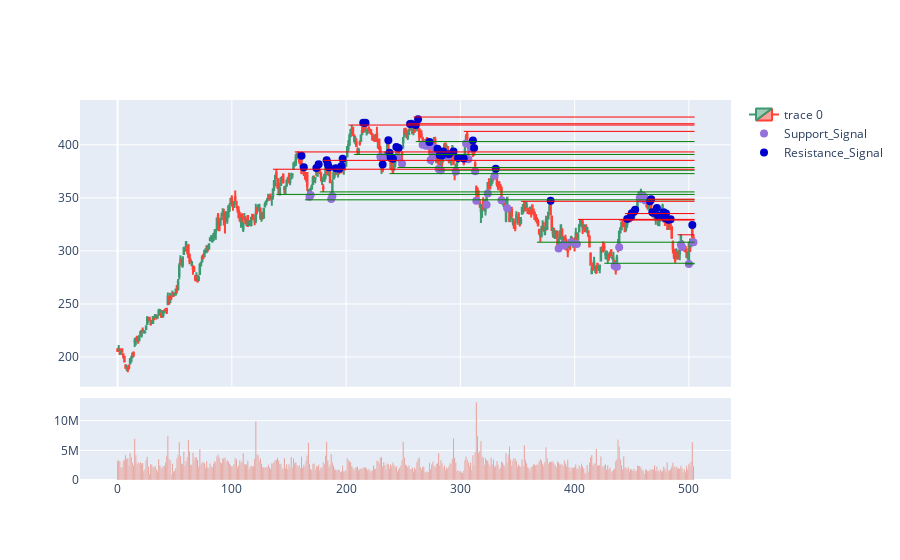

The cell this chart's notebook holds for it:
### Code cell
import plotly.graph_objects as go 
from datetime import datetime
import matplotlib.pyplot as plt
from plotly.subplots import make_subplots

fig = make_subplots( rows = 2, cols = 1, shared_xaxes = True,
                    vertical_spacing= 0.03, row_width = [0.2, 0.7])

fig.add_trace(go.Candlestick(x = df.index,
                            open = df['Open'],
                            high = df['High'], 
                            low = df['Low'], 
                            close = df['Close']),
                            row = 1 , col = 1) 


fig.add_trace(go.Bar(x =df.index , y = df['Volume'], showlegend = False ), 
                     row = 2, col =1)

fig.update(layout_xaxis_rangeslider_visible=False)

support_list.sort()
resistance_list.sort()

# merge lines that are close to each other
for i in range(1 , len(support_list)):
    if ( i >= len(support_list)):
        break
    if abs( support_list[i][1] - support_list[i-1][1] <= 1):
        support_list.pop(i)

for i in range(1, len(resistance_list)):
    if( i >= len(resistance_list)):
        break
    if abs( resistance_list[i][1] - resistance_list[i-1][1] <= 1):
        resistance_list.pop(i)

print(len(support_list))
print(len(resistance_list))

# gen pivotlist
pivotlist = support_list + resistance_list
pivotlist.sort()
PriceSignal = [0] *len(df)

# gen PriceSignal
for row in range(0 , len(df)):
    for pivot in pivotlist:
        # the date ofcurrent candle is on or before the pivotlist
        if ( row <= pivot[0]):
            break
        # 0 indicates support level
        if ( pivot[2] == 0 ): 
            # support level check if undercut and rally
            if (df["Low"][row] <= pivot[1] and df["Close"][row] > pivot[1]):
                PriceSignal[row] = 1 # indicate it's undercut and rally
        # 1 indicates resistance level
        elif ( pivot[2] == 1):
            # resistance level check if it rallies above the level and reverse
            if ( df["High"][row] >= pivot[1] and df["Close"][row] < pivot[1]):
                PriceSignal[row] = 2

df["PriceSignal"] = PriceSignal

# gen SupportPos & ResistPos
def SupportPos(x):
    if (x["PriceSignal"] == 1):
        return x["Low"] - 2e-3
    else:
        return np.nan

def ResistPos(x):
    if ( x["PriceSignal"] == 2):
        return x["High"] + 2e-3
    else:
        return np.nan
    
df["SupportPos"] = df.apply( lambda row: SupportPos(row), axis = 1)
df["ResistPos"] =  df.apply( lambda row: ResistPos(row), axis = 1)

# here starts the plot
counter1 = 0
counter2 = 0

while(True):
    if (counter1 > len(support_list) - 1):
        break
    fig.add_shape( type = 'line', line=dict(color="Green",width=1) ,x0 = support_list[counter1][0]-3 , y0 = support_list[counter1][1],
                  x1 = df.shape[0], y1 = support_list[counter1][1])
    
    counter1 += 1

while(True):
    if (counter2 > len(resistance_list) - 1):
          break
    fig.add_shape( type = 'line', line=dict(color="Red",width=1),x0 = resistance_list[counter2][0] - 3 , y0 = resistance_list[counter2][1], 
                x1 = df.shape[0], y1 = resistance_list[counter2][1])
    
    counter2 +=1


# add scatter points
fig.add_scatter(x = df.index , y = df['SupportPos'] ,mode = "markers",
                marker = dict(size = 8 , color = "MediumPurple"), name = "Support_Signal")

fig.add_scatter(x = df.index , y = df['ResistPos'] ,mode = "markers",
                marker = dict(size = 8 , color = "MediumBlue"), name = "Resistance_Signal")
fig.show()

### Figure 1 — Plotly figure (JSON) as saved in the notebook; plotly's stock layout.template omitted (floating-point values rounded to 4 significant figures; data arrays with more than 128 entries replaced by an {"elided": "..."} marker saying what was removed)
{"data": [{"close": {"elided": "505 float values"}, "high": {"elided": "505 float values"}, "low": {"elided": "505 float values"}, "open": {"elided": "505 float values"}, "type": "candlestick", "x": {"elided": "505 int values"}, "xaxis": "x", "yaxis": "y"}, {"showlegend": false, "type": "bar", "x": {"elided": "505 int values"}, "xaxis": "x2", "y": {"elided": "505 int values"}, "yaxis": "y2"}, {"marker": {"color": "MediumPurple", "size": 8}, "mode": "markers", "name": "Support_Signal", "type": "scatter", "x": {"elided": "505 int values"}, "y": {"elided": "505 float values"}}, {"marker": {"color": "MediumBlue", "size": 8}, "mode": "markers", "name": "Resistance_Signal", "type": "scatter", "x": {"elided": "505 int values"}, "y": {"elided": "505 float values"}}], "layout": {"shapes": [{"line": {"color": "Green", "width": 1}, "type": "line", "x0": 139, "x1": 505, "y0": 353.2, "y1": 353.2}, {"line": {"color": "Green", "width": 1}, "type": "line", "x0": 164, "x1": 505, "y0": 348.1, "y1": 348.1}, {"line": {"color": "Green", "width": 1}, "type": "line", "x0": 177, "x1": 505, "y0": 355.6, "y1": 355.6}, {"line": {"color": "Green", "width": 1}, "type": "line", "x0": 207, "x1": 505, "y0": 390.9, "y1": 390.9}, {"line": {"color": "Green", "width": 1}, "type": "line", "x0": 238, "x1": 505, "y0": 372.8, "y1": 372.8}, {"line": {"color": "Green", "width": 1}, "type": "line", "x0": 245, "x1": 505, "y0": 378.6, "y1": 378.6}, {"line": {"color": "Green", "width": 1}, "type": "line", "x0": 261, "x1": 505, "y0": 403.0, "y1": 403.0}, {"line": {"color": "Green", "width": 1}, "type": "line", "x0": 280, "x1": 505, "y0": 376.0, "y1": 376.0}, {"line": {"color": "Green", "width": 1}, "type": "line", "x0": 367, "x1": 505, "y0": 308.2, "y1": 308.2}, {"line": {"color": "Green", "width": 1}, "type": "line", "x0": 426, "x1": 505, "y0": 288.4, "y1": 288.4}, {"line": {"color": "Green", "width": 1}, "type": "line", "x0": 497, "x1": 505, "y0": 287.8, "y1": 287.8}, {"line": {"color": "Red", "width": 1}, "type": "line", "x0": 136, "x1": 505, "y0": 377.0, "y1": 377.0}, {"line": {"color": "Red", "width": 1}, "type": "line", "x0": 155, "x1": 505, "y0": 393.3, "y1": 393.3}, {"line": {"color": "Red", "width": 1}, "type": "line", "x0": 180, "x1": 505, "y0": 385.3, "y1": 385.3}, {"line": {"color": "Red", "width": 1}, "type": "line", "x0": 202, "x1": 505, "y0": 418.6, "y1": 418.6}, {"line": {"color": "Red", "width": 1}, "type": "line", "x0": 254, "x1": 505, "y0": 419.8, "y1": 419.8}, {"line": {"color": "Red", "width": 1}, "type": "line", "x0": 259, "x1": 505, "y0": 426.2, "y1": 426.2}, {"line": {"color": "Red", "width": 1}, "type": "line", "x0": 303, "x1": 505, "y0": 412.7, "y1": 412.7}, {"line": {"color": "Red", "width": 1}, "type": "line", "x0": 353, "x1": 505, "y0": 346.8, "y1": 346.8}, {"line": {"color": "Red", "width": 1}, "type": "line", "x0": 403, "x1": 505, "y0": 329.7, "y1": 329.7}, {"line": {"color": "Red", "width": 1}, "type": "line", "x0": 439, "x1": 505, "y0": 329.0, "y1": 329.0}, {"line": {"color": "Red", "width": 1}, "type": "line", "x0": 444, "x1": 505, "y0": 335.2, "y1": 335.2}, {"line": {"color": "Red", "width": 1}, "type": "line", "x0": 464, "x1": 505, "y0": 348.7, "y1": 348.7}, {"line": {"color": "Red", "width": 1}, "type": "line", "x0": 490, "x1": 505, "y0": 315.2, "y1": 315.2}], "xaxis": {"anchor": "y", "domain": [0, 1], "matches": "x2", "rangeslider": {"visible": false}, "showticklabels": false}, "xaxis2": {"anchor": "y2", "domain": [0, 1]}, "yaxis": {"anchor": "x", "domain": [0.2456, 1]}, "yaxis2": {"anchor": "x2", "domain": [0, 0.2156]}}}
